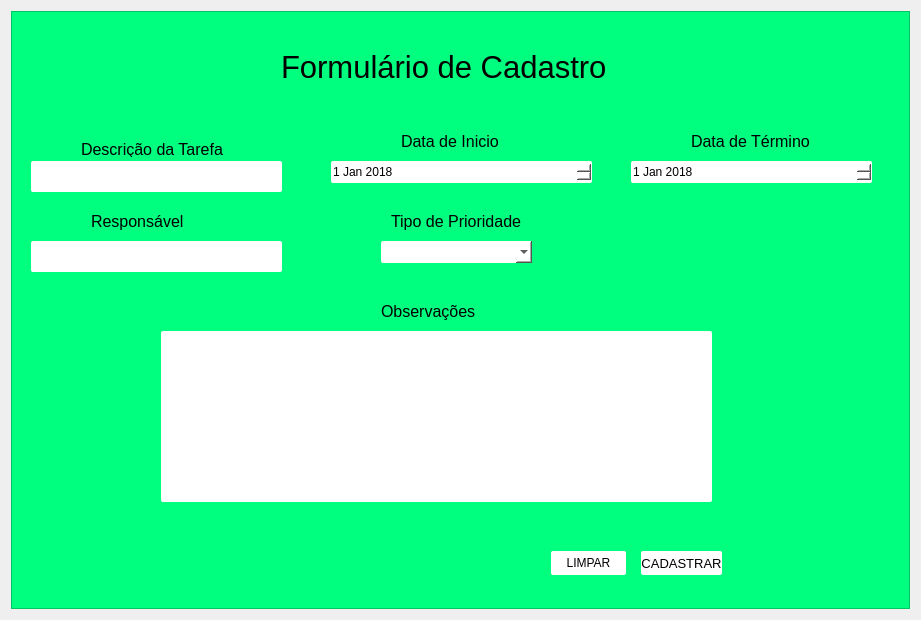
<?xml version="1.0" encoding="UTF-8"?>
<ui version="4.0">
 <class>Form</class>
 <widget class="QWidget" name="Form">
  <property name="geometry">
   <rect>
    <x>0</x>
    <y>0</y>
    <width>921</width>
    <height>620</height>
   </rect>
  </property>
  <property name="windowTitle">
   <string>Form</string>
  </property>
  <layout class="QHBoxLayout" name="horizontalLayout">
   <item>
    <widget class="QFrame" name="frame">
     <property name="styleSheet">
      <string notr="true">background-color: rgb(0, 255, 127);
</string>
     </property>
     <property name="frameShape">
      <enum>QFrame::StyledPanel</enum>
     </property>
     <property name="frameShadow">
      <enum>QFrame::Raised</enum>
     </property>
     <widget class="QLabel" name="label">
      <property name="geometry">
       <rect>
        <x>270</x>
        <y>30</y>
        <width>331</width>
        <height>51</height>
       </rect>
      </property>
      <property name="font">
       <font>
        <pointsize>23</pointsize>
       </font>
      </property>
      <property name="text">
       <string>Formulário de Cadastro </string>
      </property>
     </widget>
     <widget class="QLineEdit" name="caixaDescricao">
      <property name="geometry">
       <rect>
        <x>20</x>
        <y>150</y>
        <width>251</width>
        <height>31</height>
       </rect>
      </property>
      <property name="styleSheet">
       <string notr="true">background-color: rgb(255, 255, 255);
border-radius: 2px;</string>
      </property>
     </widget>
     <widget class="QDateEdit" name="caixaDataIni">
      <property name="geometry">
       <rect>
        <x>320</x>
        <y>150</y>
        <width>261</width>
        <height>22</height>
       </rect>
      </property>
      <property name="styleSheet">
       <string notr="true">background-color: rgb(255, 255, 255);
border-radius: 2px;</string>
      </property>
      <property name="maximumDateTime">
       <datetime>
        <hour>23</hour>
        <minute>59</minute>
        <second>59</second>
        <year>2026</year>
        <month>12</month>
        <day>31</day>
       </datetime>
      </property>
      <property name="minimumDateTime">
       <datetime>
        <hour>3</hour>
        <minute>0</minute>
        <second>0</second>
        <year>2018</year>
        <month>1</month>
        <day>1</day>
       </datetime>
      </property>
     </widget>
     <widget class="QDateEdit" name="caixaDataTer">
      <property name="geometry">
       <rect>
        <x>620</x>
        <y>150</y>
        <width>241</width>
        <height>22</height>
       </rect>
      </property>
      <property name="styleSheet">
       <string notr="true">background-color: rgb(255, 255, 255);
border-radius: 2px;</string>
      </property>
      <property name="maximumDate">
       <date>
        <year>2026</year>
        <month>12</month>
        <day>31</day>
       </date>
      </property>
      <property name="minimumDate">
       <date>
        <year>2018</year>
        <month>1</month>
        <day>1</day>
       </date>
      </property>
     </widget>
     <widget class="QLineEdit" name="caixaRespo">
      <property name="geometry">
       <rect>
        <x>20</x>
        <y>230</y>
        <width>251</width>
        <height>31</height>
       </rect>
      </property>
      <property name="styleSheet">
       <string notr="true">background-color: rgb(255, 255, 255);
border-radius: 2px;</string>
      </property>
     </widget>
     <widget class="QComboBox" name="caixaPriori">
      <property name="geometry">
       <rect>
        <x>370</x>
        <y>230</y>
        <width>151</width>
        <height>22</height>
       </rect>
      </property>
      <property name="styleSheet">
       <string notr="true">background-color: rgb(255, 255, 255);
border-radius: 2px;</string>
      </property>
      <property name="currentText">
       <string/>
      </property>
     </widget>
     <widget class="QTextEdit" name="caixaObs">
      <property name="geometry">
       <rect>
        <x>150</x>
        <y>320</y>
        <width>551</width>
        <height>171</height>
       </rect>
      </property>
      <property name="styleSheet">
       <string notr="true">background-color: rgb(255, 255, 255);
border-radius: 2px;</string>
      </property>
     </widget>
     <widget class="QLabel" name="label_2">
      <property name="geometry">
       <rect>
        <x>70</x>
        <y>130</y>
        <width>151</width>
        <height>16</height>
       </rect>
      </property>
      <property name="font">
       <font>
        <pointsize>12</pointsize>
       </font>
      </property>
      <property name="text">
       <string>Descrição da Tarefa</string>
      </property>
     </widget>
     <widget class="QLabel" name="label_3">
      <property name="geometry">
       <rect>
        <x>390</x>
        <y>120</y>
        <width>111</width>
        <height>20</height>
       </rect>
      </property>
      <property name="font">
       <font>
        <pointsize>12</pointsize>
       </font>
      </property>
      <property name="text">
       <string>Data de Inicio</string>
      </property>
     </widget>
     <widget class="QLabel" name="label_4">
      <property name="geometry">
       <rect>
        <x>680</x>
        <y>120</y>
        <width>121</width>
        <height>20</height>
       </rect>
      </property>
      <property name="font">
       <font>
        <pointsize>12</pointsize>
       </font>
      </property>
      <property name="text">
       <string>Data de Término</string>
      </property>
     </widget>
     <widget class="QLabel" name="label_5">
      <property name="geometry">
       <rect>
        <x>80</x>
        <y>200</y>
        <width>111</width>
        <height>21</height>
       </rect>
      </property>
      <property name="font">
       <font>
        <pointsize>12</pointsize>
       </font>
      </property>
      <property name="text">
       <string>Responsável</string>
      </property>
     </widget>
     <widget class="QLabel" name="label_6">
      <property name="geometry">
       <rect>
        <x>380</x>
        <y>200</y>
        <width>131</width>
        <height>20</height>
       </rect>
      </property>
      <property name="font">
       <font>
        <pointsize>12</pointsize>
       </font>
      </property>
      <property name="text">
       <string>Tipo de Prioridade</string>
      </property>
     </widget>
     <widget class="QLabel" name="label_7">
      <property name="geometry">
       <rect>
        <x>370</x>
        <y>290</y>
        <width>101</width>
        <height>20</height>
       </rect>
      </property>
      <property name="font">
       <font>
        <pointsize>12</pointsize>
       </font>
      </property>
      <property name="text">
       <string>Observações</string>
      </property>
     </widget>
     <widget class="QPushButton" name="btnCadastrar">
      <property name="geometry">
       <rect>
        <x>630</x>
        <y>540</y>
        <width>81</width>
        <height>24</height>
       </rect>
      </property>
      <property name="font">
       <font>
        <pointsize>10</pointsize>
       </font>
      </property>
      <property name="styleSheet">
       <string notr="true">background-color: rgb(255, 255, 255);
border-radius: 2px;</string>
      </property>
      <property name="text">
       <string>CADASTRAR</string>
      </property>
     </widget>
     <widget class="QPushButton" name="btnLimpar">
      <property name="geometry">
       <rect>
        <x>540</x>
        <y>540</y>
        <width>75</width>
        <height>24</height>
       </rect>
      </property>
      <property name="styleSheet">
       <string notr="true">background-color: rgb(255, 255, 255);
border-radius: 2px;</string>
      </property>
      <property name="text">
       <string>LIMPAR</string>
      </property>
     </widget>
    </widget>
   </item>
  </layout>
 </widget>
 <resources/>
 <connections/>
</ui>
